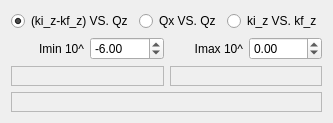
      <widget class="QWidget" name="OffSpec_Tab">
       <attribute name="title">
        <string>Off-Specular</string>
       </attribute>
       <layout class="QGridLayout" name="gridLayout_5">
        <item row="2" column="1">
         <widget class="QFrame" name="frame_4">
          <property name="sizePolicy">
           <sizepolicy hsizetype="Expanding" vsizetype="Expanding">
            <horstretch>0</horstretch>
            <verstretch>0</verstretch>
           </sizepolicy>
          </property>
          <property name="frameShape">
           <enum>QFrame::StyledPanel</enum>
          </property>
          <property name="frameShadow">
           <enum>QFrame::Raised</enum>
          </property>
          <layout class="QVBoxLayout" name="verticalLayout_15">
           <item>
            <widget class="MPLWidget" name="offspec_mm" native="true"/>
           </item>
          </layout>
         </widget>
        </item>
        <item row="3" column="0" colspan="2">
         <widget class="QFrame" name="frame_2">
          <property name="sizePolicy">
           <sizepolicy hsizetype="Expanding" vsizetype="Expanding">
            <horstretch>0</horstretch>
            <verstretch>0</verstretch>
           </sizepolicy>
          </property>
          <property name="frameShape">
           <enum>QFrame::StyledPanel</enum>
          </property>
          <property name="frameShadow">
           <enum>QFrame::Raised</enum>
          </property>
          <layout class="QHBoxLayout" name="horizontalLayout_3">
           <item>
            <widget class="MPLWidget" name="offspec_pm" native="true"/>
           </item>
           <item>
            <widget class="MPLWidget" name="offspec_mp" native="true"/>
           </item>
          </layout>
         </widget>
        </item>
        <item row="2" column="0">
         <widget class="QFrame" name="frame_3">
          <property name="sizePolicy">
           <sizepolicy hsizetype="Expanding" vsizetype="Expanding">
            <horstretch>0</horstretch>
            <verstretch>0</verstretch>
           </sizepolicy>
          </property>
          <property name="frameShape">
           <enum>QFrame::StyledPanel</enum>
          </property>
          <property name="frameShadow">
           <enum>QFrame::Raised</enum>
          </property>
          <layout class="QVBoxLayout" name="verticalLayout_14">
           <item>
            <widget class="MPLWidget" name="offspec_pp" native="true"/>
           </item>
          </layout>
         </widget>
        </item>
        <item row="0" column="0" colspan="2">
         <layout class="QHBoxLayout" name="horizontalLayout_8">
          <item>
           <widget class="QRadioButton" name="kizmkfzVSqz">
            <property name="text">
             <string>(ki_z-kf_z) VS. Qz</string>
            </property>
            <property name="checked">
             <bool>true</bool>
            </property>
           </widget>
          </item>
          <item>
           <widget class="QRadioButton" name="qxVSqz">
            <property name="text">
             <string>Qx VS. Qz</string>
            </property>
           </widget>
          </item>
          <item>
           <widget class="QRadioButton" name="kizVSkfz">
            <property name="text">
             <string>ki_z VS. kf_z</string>
            </property>
           </widget>
          </item>
         </layout>
        </item>
        <item row="1" column="0" colspan="2">
         <layout class="QHBoxLayout" name="horizontalLayout_9">
          <item>
           <widget class="QLabel" name="label_21">
            <property name="text">
             <string>Imin 10^</string>
            </property>
            <property name="alignment">
             <set>Qt::AlignRight|Qt::AlignTrailing|Qt::AlignVCenter</set>
            </property>
           </widget>
          </item>
          <item>
           <widget class="QDoubleSpinBox" name="offspecImin">
            <property name="decimals">
             <number>2</number>
            </property>
            <property name="minimum">
             <double>-20.000000000000000</double>
            </property>
            <property name="maximum">
             <double>2.000000000000000</double>
            </property>
            <property name="singleStep">
             <double>0.250000000000000</double>
            </property>
            <property name="value">
             <double>-6.000000000000000</double>
            </property>
           </widget>
          </item>
          <item>
           <widget class="QLabel" name="label_22">
            <property name="text">
             <string>Imax 10^</string>
            </property>
            <property name="alignment">
             <set>Qt::AlignRight|Qt::AlignTrailing|Qt::AlignVCenter</set>
            </property>
           </widget>
          </item>
          <item>
           <widget class="QDoubleSpinBox" name="offspecImax">
            <property name="minimum">
             <double>-10.000000000000000</double>
            </property>
            <property name="maximum">
             <double>10.000000000000000</double>
            </property>
            <property name="singleStep">
             <double>0.250000000000000</double>
            </property>
           </widget>
          </item>
         </layout>
        </item>
       </layout>
      </widget>
